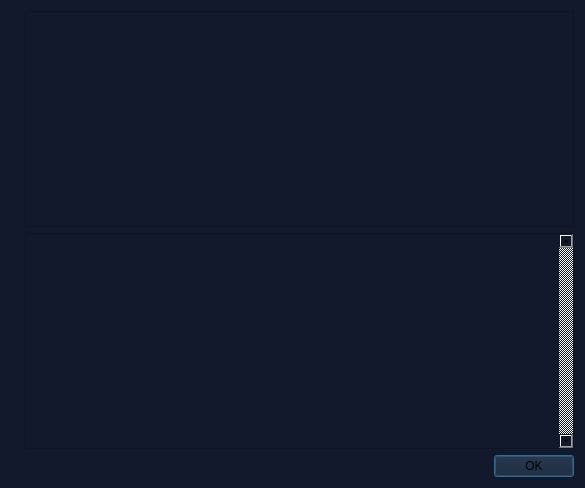
<?xml version="1.0" encoding="UTF-8"?>
<ui version="4.0">
 <class>HelpMessageDialog</class>
 <widget class="QDialog" name="HelpMessageDialog">
  <property name="geometry">
   <rect>
    <x>0</x>
    <y>0</y>
    <width>585</width>
    <height>488</height>
   </rect>
  </property>
  <property name="font">
   <font>
    <pointsize>10</pointsize>
   </font>
  </property>
  <property name="windowTitle">
   <string notr="true">GoldenTrillionCash - Command-line options</string>
  </property>
  <property name="styleSheet">
   <string notr="true">background-color: rgb(19, 25, 44)</string>
  </property>
  <layout class="QHBoxLayout" name="horizontalLayout_2">
   <item>
    <widget class="QLabel" name="graphic">
     <property name="sizePolicy">
      <sizepolicy hsizetype="Preferred" vsizetype="Ignored">
       <horstretch>0</horstretch>
       <verstretch>0</verstretch>
      </sizepolicy>
     </property>
     <property name="pixmap">
      <pixmap resource="../GoldenTrillionCash.qrc">:/images/about</pixmap>
     </property>
    </widget>
   </item>
   <item>
    <layout class="QVBoxLayout" name="verticalLayout">
     <item>
      <widget class="QTextEdit" name="helpMessage">
       <property name="readOnly">
        <bool>true</bool>
       </property>
      </widget>
     </item>
     <item>
      <widget class="QScrollArea" name="scrollArea">
       <property name="verticalScrollBarPolicy">
        <enum>Qt::ScrollBarAlwaysOn</enum>
       </property>
       <property name="widgetResizable">
        <bool>true</bool>
       </property>
       <widget class="QWidget" name="scrollAreaWidgetContents">
        <property name="geometry">
         <rect>
          <x>0</x>
          <y>0</y>
          <width>476</width>
          <height>213</height>
         </rect>
        </property>
        <property name="palette">
         <palette>
          <active>
           <colorrole role="Button">
            <brush brushstyle="SolidPattern">
             <color alpha="255">
              <red>19</red>
              <green>25</green>
              <blue>44</blue>
             </color>
            </brush>
           </colorrole>
           <colorrole role="Base">
            <brush brushstyle="SolidPattern">
             <color alpha="255">
              <red>19</red>
              <green>25</green>
              <blue>44</blue>
             </color>
            </brush>
           </colorrole>
           <colorrole role="Window">
            <brush brushstyle="SolidPattern">
             <color alpha="255">
              <red>19</red>
              <green>25</green>
              <blue>44</blue>
             </color>
            </brush>
           </colorrole>
          </active>
          <inactive>
           <colorrole role="Button">
            <brush brushstyle="SolidPattern">
             <color alpha="255">
              <red>19</red>
              <green>25</green>
              <blue>44</blue>
             </color>
            </brush>
           </colorrole>
           <colorrole role="Base">
            <brush brushstyle="SolidPattern">
             <color alpha="255">
              <red>19</red>
              <green>25</green>
              <blue>44</blue>
             </color>
            </brush>
           </colorrole>
           <colorrole role="Window">
            <brush brushstyle="SolidPattern">
             <color alpha="255">
              <red>19</red>
              <green>25</green>
              <blue>44</blue>
             </color>
            </brush>
           </colorrole>
          </inactive>
          <disabled>
           <colorrole role="Button">
            <brush brushstyle="SolidPattern">
             <color alpha="255">
              <red>19</red>
              <green>25</green>
              <blue>44</blue>
             </color>
            </brush>
           </colorrole>
           <colorrole role="Base">
            <brush brushstyle="SolidPattern">
             <color alpha="255">
              <red>19</red>
              <green>25</green>
              <blue>44</blue>
             </color>
            </brush>
           </colorrole>
           <colorrole role="Window">
            <brush brushstyle="SolidPattern">
             <color alpha="255">
              <red>19</red>
              <green>25</green>
              <blue>44</blue>
             </color>
            </brush>
           </colorrole>
          </disabled>
         </palette>
        </property>
        <layout class="QVBoxLayout" name="verticalLayout_2">
         <item>
          <widget class="QLabel" name="aboutMessage">
           <property name="cursor">
            <cursorShape>IBeamCursor</cursorShape>
           </property>
           <property name="textFormat">
            <enum>Qt::PlainText</enum>
           </property>
           <property name="alignment">
            <set>Qt::AlignLeading|Qt::AlignLeft|Qt::AlignTop</set>
           </property>
           <property name="openExternalLinks">
            <bool>true</bool>
           </property>
           <property name="textInteractionFlags">
            <set>Qt::LinksAccessibleByMouse|Qt::TextSelectableByKeyboard|Qt::TextSelectableByMouse</set>
           </property>
          </widget>
         </item>
        </layout>
       </widget>
      </widget>
     </item>
     <item>
      <widget class="QDialogButtonBox" name="okButton">
       <property name="orientation">
        <enum>Qt::Horizontal</enum>
       </property>
       <property name="standardButtons">
        <set>QDialogButtonBox::Ok</set>
       </property>
      </widget>
     </item>
    </layout>
   </item>
  </layout>
 </widget>
 <resources>
  <include location="../GoldenTrillionCash.qrc"/>
 </resources>
 <connections>
  <connection>
   <sender>okButton</sender>
   <signal>accepted()</signal>
   <receiver>HelpMessageDialog</receiver>
   <slot>accept()</slot>
   <hints>
    <hint type="sourcelabel">
     <x>20</x>
     <y>20</y>
    </hint>
    <hint type="destinationlabel">
     <x>20</x>
     <y>20</y>
    </hint>
   </hints>
  </connection>
  <connection>
   <sender>okButton</sender>
   <signal>rejected()</signal>
   <receiver>HelpMessageDialog</receiver>
   <slot>reject()</slot>
   <hints>
    <hint type="sourcelabel">
     <x>20</x>
     <y>20</y>
    </hint>
    <hint type="destinationlabel">
     <x>20</x>
     <y>20</y>
    </hint>
   </hints>
  </connection>
 </connections>
</ui>
